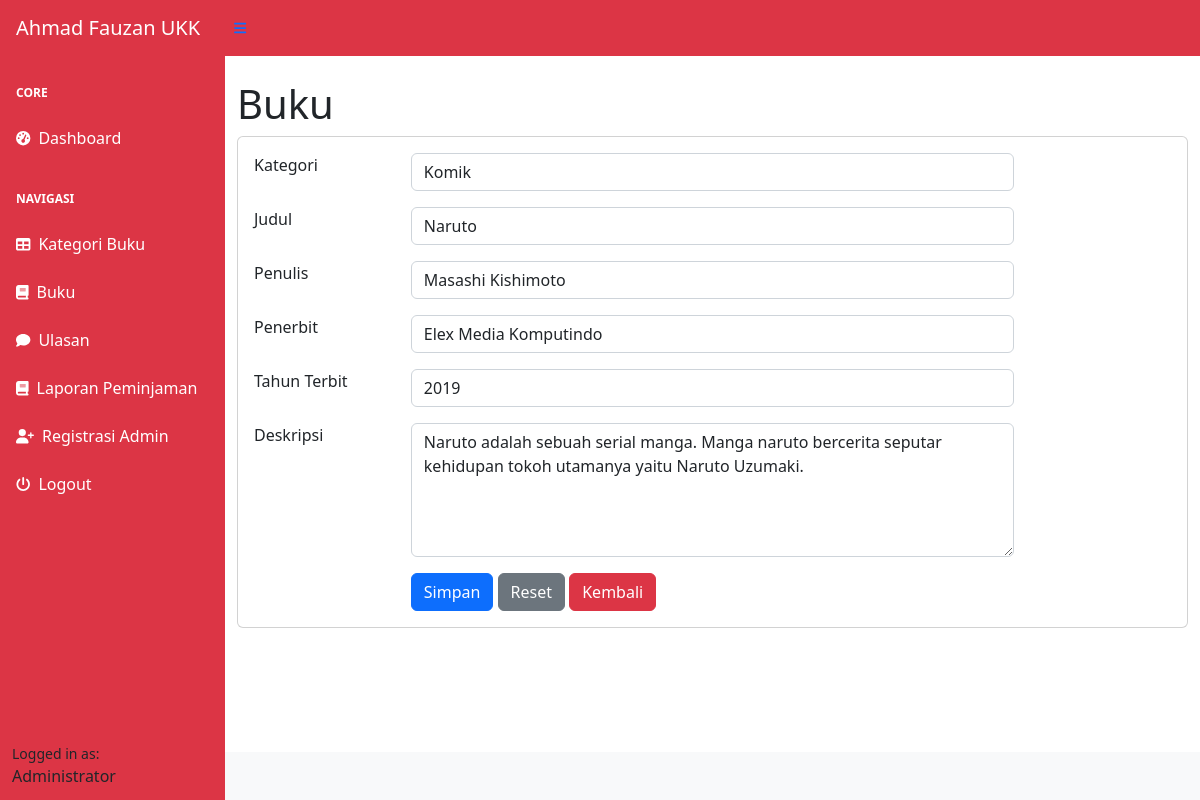
Page /index.php?page=buku_ubah&&id=3 (signed in) on the committed database.
### tables this page shows
CREATE TABLE `buku` (
  `id_buku` int(11) NOT NULL,
  `id_kategori` int(11) DEFAULT NULL,
  `judul` varchar(225) DEFAULT NULL,
  `penulis` varchar(255) DEFAULT NULL,
  `penerbit` varchar(225) DEFAULT NULL,
  `tahun_terbit` int(11) DEFAULT NULL,
  `deskripsi` text DEFAULT NULL
);

CREATE TABLE `kategori` (
  `id_kategori` int(11) NOT NULL,
  `kategori` varchar(225) DEFAULT NULL
);

### buku_ubah.php (the view, shortened to what this page needs)
  <h1 class="mt-4">Buku</h1>
  <div class="card">
    <div class="card-body">
    <div class="row">
    <div class="col-md-12">
      <form method="post">
        <?php
            $id = $_GET['id'];
            $query = mysqli_query($koneksi, "SELECT*FROM buku WHERE id_buku=$id");
            $data = mysqli_fetch_array($query);
        ?>
         <div class="row mb-3">
              <div class="col-md-2">Kategori</div>
              <div class="col-md-8">
                <select name="id_kategori" class="form-control">
                  <?php
                     $kat = mysqli_query($koneksi, "SELECT*FROM kategori");
                     while($kategori = mysqli_fetch_array($kat)) {
                         ?>
                         <option <?php if($kategori['id_kategori'] == $data['id_kategori']) echo 'selected'; ?> value="<?php echo $kategori['id_kategori']; ?>"><?php echo $kategori['kategori']; ?></option>
                        <?php
                      }
                  ?>
                 </select>
              </div>
          </div>
          <div class="row mb-3">
              <div class="col-md-2">Judul</div>
              <div class="col-md-8"><input type="text" value="<?php echo $data['judul']; ?>" class="form-control" name="judul"></div>
          </div>
           <div class="row mb-3">
              <div class="col-md-2">Penulis</div>
              <div class="col-md-8"><input type="text"  value="<?php echo $data['penulis']; ?>" class="form-control" name="penulis"></div>
          </div>
           <div class="row mb-3">
              <div class="col-md-2">Penerbit</div>
              <div class="col-md-8"><input type="text"  value="<?php echo $data['penerbit']; ?>" class="form-control" name="penerbit"></div>
          </div>
           <div class="row mb-3">
              <div class="col-md-2">Tahun Terbit</div>
              <div class="col-md-8"><input type="text"  value="<?php echo $data['tahun_terbit']; ?>" class="form-control" name="tahun_terbit"></div>
          </div>
           <div class="row mb-3">
              <div class="col-md-2">Deskripsi</div>
              <div class="col-md-8">
                <textarea name="deskripsi" rows="5" class="form-control"><?php echo $data['deskripsi']; ?></textarea>
              </div>
          </div>
          <div class="row">
              <div class="col-md-2"></div>
              <div class="col-md-8">
                    <button type="submit" class="btn btn-primary" name="submit" value="submit">Simpan</button>
                    <button type="reset" class="btn btn-secondary">Reset</button>
                    <a href="?page=buku" class="btn btn-danger">Kembali</a>
             </div>
          </div>
      </form>
    </div>
  </div>
</div>
</div>

### rows in the picture
buku: id_kategori "Komik", judul "Naruto", penulis "Masashi Kishimoto", penerbit "Elex Media Komputindo", tahun_terbit "2019", deskripsi "Naruto adalah sebuah serial manga. Manga naruto bercerita seputar kehidupan tokoh utamanya yaitu Naruto Uzumaki."

### other values in the picture
$_SESSION['user']['nama_lengkap'] "Administrator"
